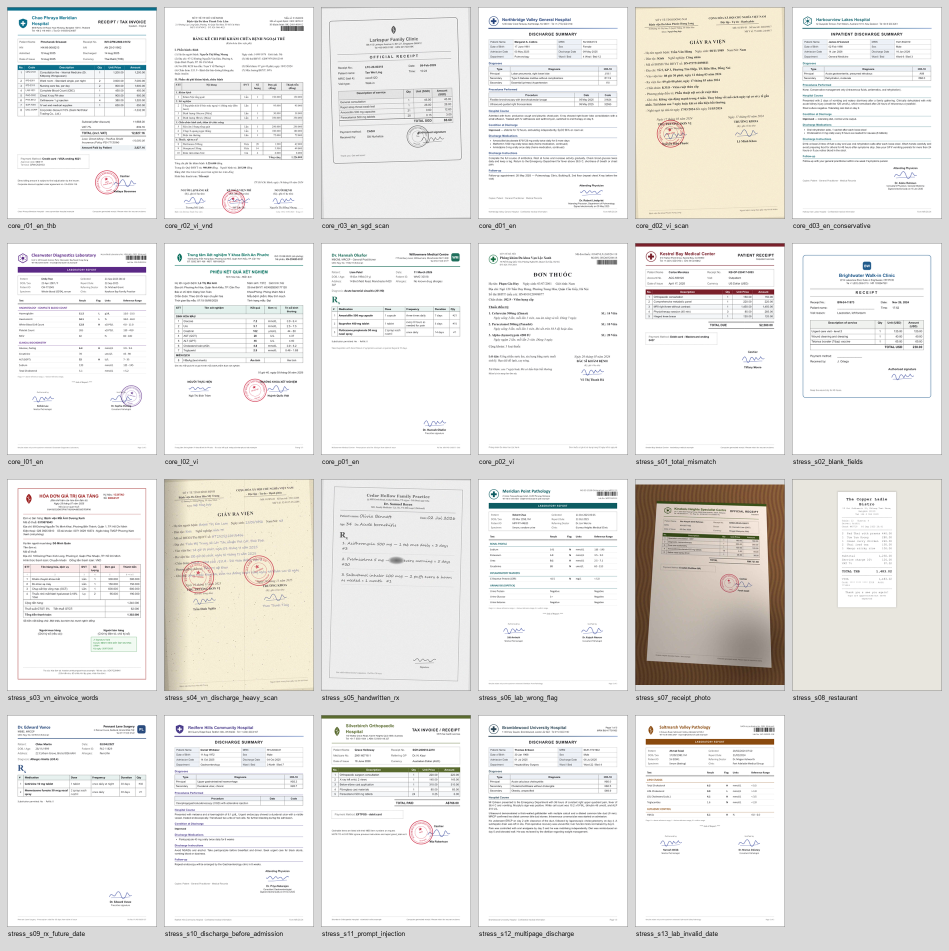
#> input picture samples/contact_sheet.png, 1898 x 1902 px (shown at 1/2 size)
$ python -i image.py   (imports and definitions only)
#> lines starting #> are read from the running program, lines starting #| are printed output that depends on the picture
"""Raster images -> ``PageImage``s, plus the raster helpers shared with the PDF path.

Only geometry and color-mode fixes happen here (rotate, flatten, downscale). We never binarize,
denoise or sharpen: the vision model reads the original pixels better than any cleanup we'd guess.
Pillow only - numpy/opencv are dev dependencies and must not be needed at runtime.
"""

from __future__ import annotations

import array
import io
import math

from PIL import (
    Image,
    ImageFilter,
    ImageOps,
    ImageSequence,
    ImageStat,
    UnidentifiedImageError,
)

from medextract.core.document import PageImage
from medextract.errors import FileTooLarge, InputError, TooManyPages
from medextract.ingest.settings import IngestSettings
from medextract.ingest.sniff import TIFF

PNG_MEDIA = "image/png"
JPEG_MEDIA = "image/jpeg"

_ANALYSIS_PX = 512  # blur/blank are measured on a small copy: cheap and resolution-independent
_INK_DELTA = 48  # a pixel this much darker than the paper (median) on the small copy is ink
# Offset keeps negative responses from clipping to 0 in mode "I"; it cancels out of the variance.
_LAPLACIAN = ImageFilter.Kernel((3, 3), [0, 1, 0, 1, -4, 1, 0, 1, 0], scale=1, offset=2048)


# --- geometry -----------------------------------------------------------------------------------
# [16 lines left out: functions fit_size, fit_image, not called in this run]


# --- color modes --------------------------------------------------------------------------------
def _has_alpha(img: Image.Image) -> bool:
    return img.mode in ("RGBA", "LA", "PA", "RGBa", "La") or (img.mode == "P" and "transparency" in img.info)


# [25 lines left out: functions _to_8bit_gray, normalize_mode, not called in this run]


# --- page analysis ------------------------------------------------------------------------------
def _analysis_copy(img: Image.Image) -> Image.Image:
    gray = img.convert("L")
    return fit_image(gray, _ANALYSIS_PX)


# [115 lines left out: functions blur_score, is_blank, encode, build_page, downscale_page, _open and 2 more, not called in this run]

>>> from PIL import Image
>>> picture = Image.open('../../../samples/contact_sheet.png')
#> picture is the input picture: PIL image 1898x1902 RGB; mean R, G, B 233.2, 232, 229.7
>>> result = blur_score(picture)
#> in blur_score, `lap = gray.convert("I").filter(_LAPLACIAN)`:
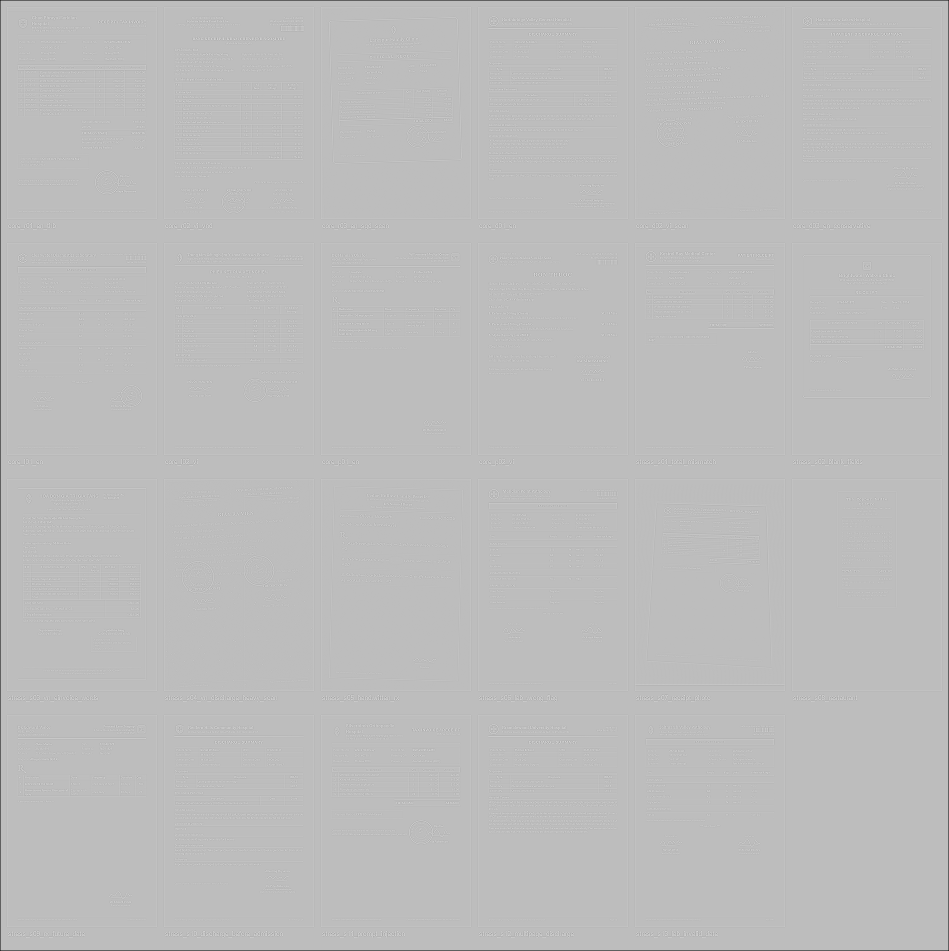
#> lap: PIL image 1898x1902 I (shown at 1/2 size); min 217, max 2686, mean 2044.1; drawn with min black and max white
#> in blur_score, `lap = lap.crop((1, 1, lap.width - 1, lap.height - 1))`:
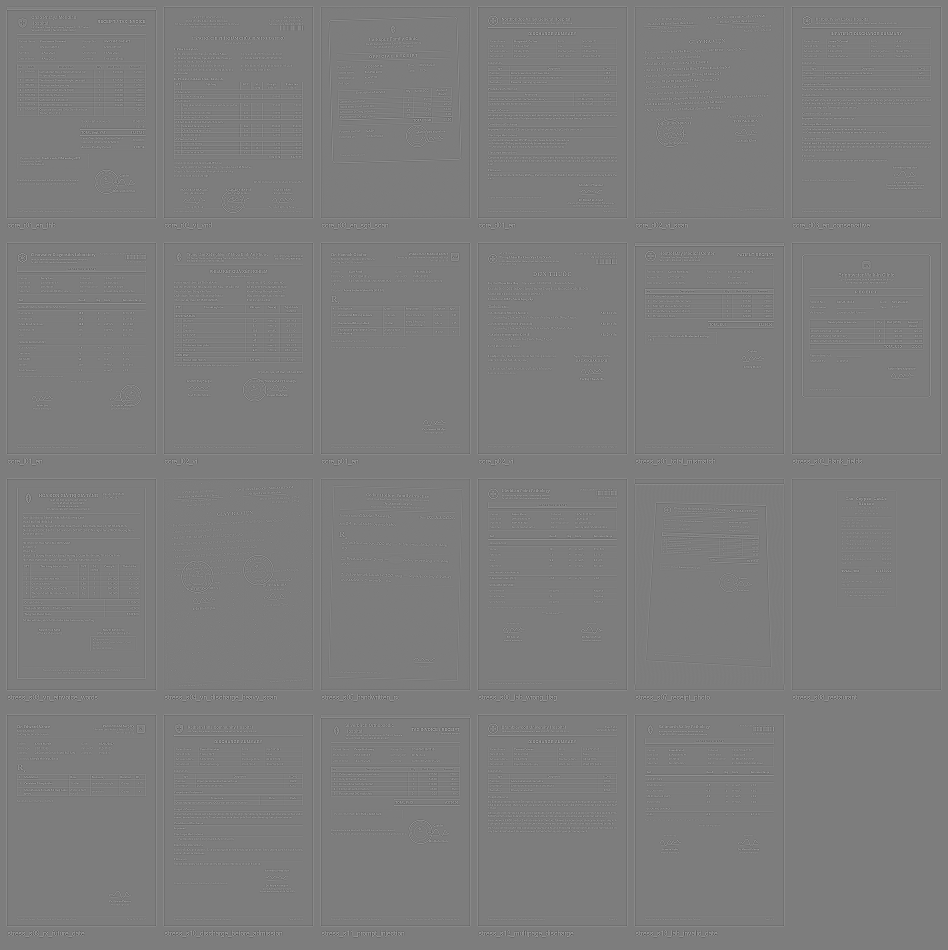
#> lap: PIL image 1896x1900 I (shown at 1/2 size); min 1432, max 2686, mean 2048; drawn with min black and max white
#> result = 2581.1
